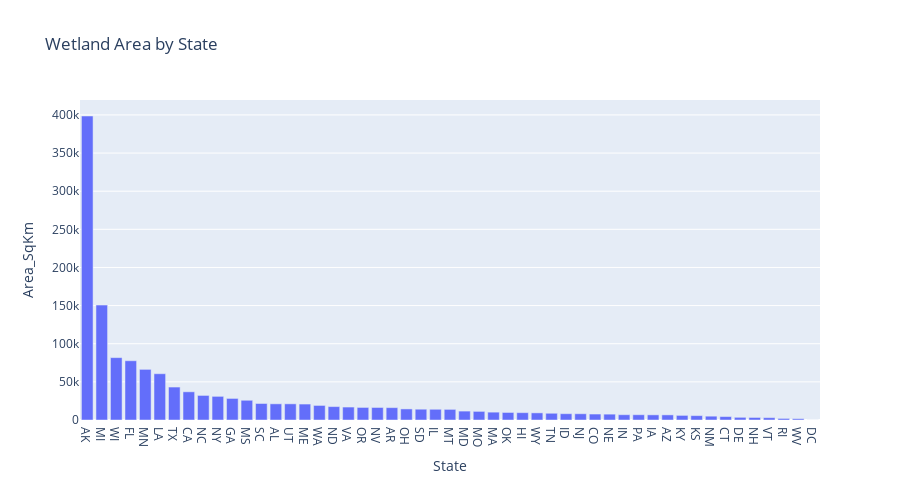

Write notebook code for a chart like this one.
### Code cell
geopypi.bar_chart(area_df, 'State', 'Area_SqKm', title='Wetland Area by State')

### Figure 1 — Plotly figure (JSON) as saved in the notebook; plotly's stock layout.template omitted (floating-point values rounded to 4 significant figures)
{"data": [{"alignmentgroup": "True", "hovertemplate": "State=%{x}<br>Area_SqKm=%{y}<extra></extra>", "legendgroup": "", "marker": {"color": "#636efa", "pattern": {"shape": ""}}, "name": "", "offsetgroup": "", "orientation": "v", "showlegend": false, "textposition": "auto", "type": "bar", "x": ["AK", "MI", "WI", "FL", "MN", "LA", "TX", "CA", "NC", "NY", "GA", "MS", "SC", "AL", "UT", "ME", "WA", "ND", "VA", "OR", "NV", "AR", "OH", "SD", "IL", "MT", "MD", "MO", "MA", "OK", "HI", "WY", "TN", "ID", "NJ", "CO", "NE", "IN", "PA", "IA", "AZ", "KY", "KS", "NM", "CT", "DE", "NH", "VT", "RI", "WV", "DC"], "xaxis": "x", "y": [398600.0, 150700.0, 81780.0, 77700.0, 66380.0, 60680.0, 43200.0, 36970.0, 32220.0, 31010.0, 28280.0, 25870.0, 21650.0, 21210.0, 21200.0, 20900.0, 19080.0, 17590.0, 16970.0, 16470.0, 16410.0, 16210.0, 14520.0, 14150.0, 14060.0, 13920.0, 11660.0, 11280.0, 10290.0, 9884.0, 9623.0, 9350.0, 8824.0, 8254.0, 8199.0, 7820.0, 7673.0, 6938.0, 6908.0, 6752.0, 6719.0, 6033.0, 5748.0, 5012.0, 4503.0, 3514.0, 3335.0, 3057.0, 2058.0, 1728.0, 44.89], "yaxis": "y"}], "layout": {"barmode": "group", "height": 500, "legend": {"tracegroupgap": 0}, "title": {"text": "Wetland Area by State"}, "xaxis": {"anchor": "y", "domain": [0, 1], "title": {"text": "State"}}, "yaxis": {"anchor": "x", "domain": [0, 1], "title": {"text": "Area_SqKm"}}}}
